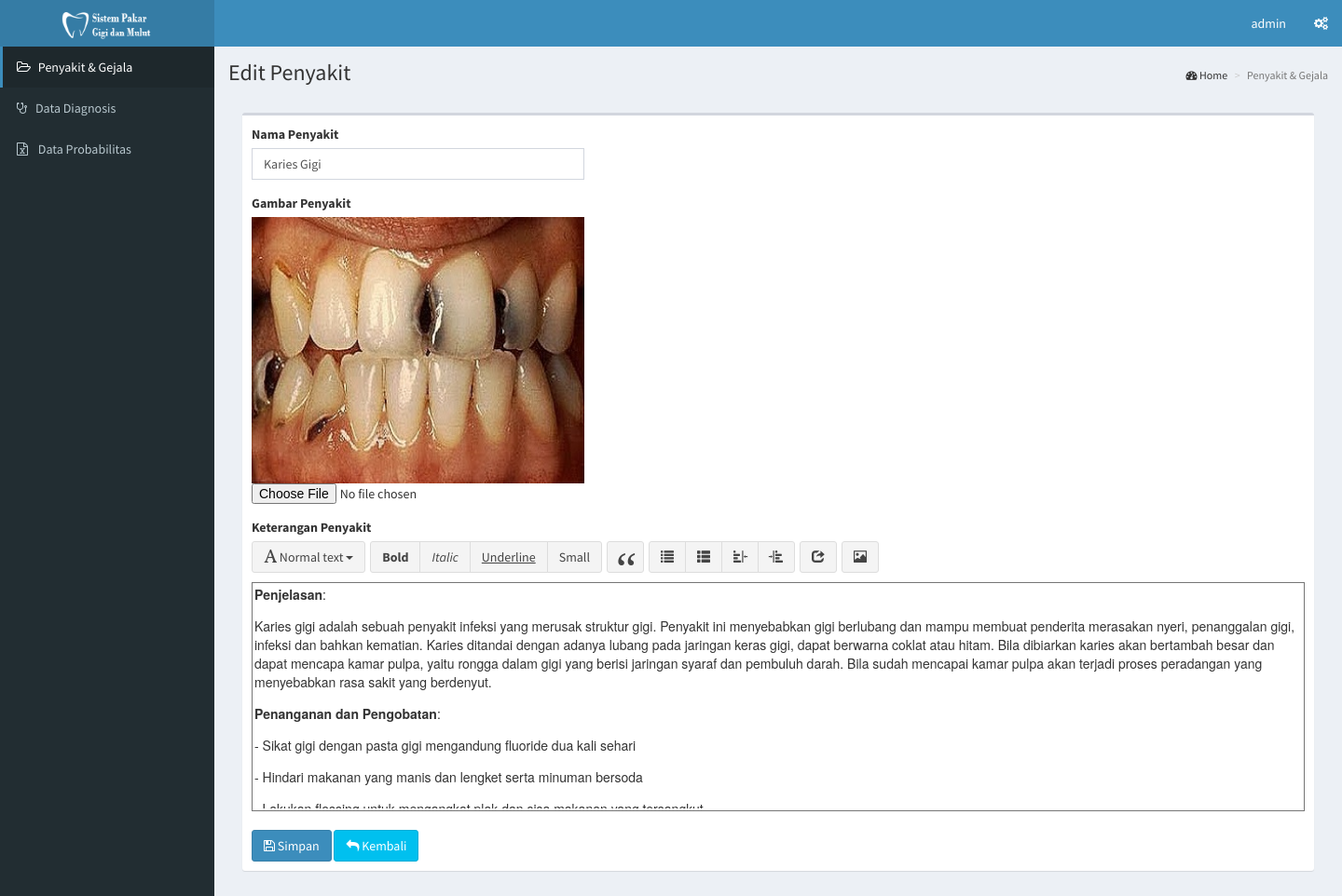
Screenshot of /admin/home.php?c=penyakit&m=editpenyakit&id=1 (signed in) with the database file from the repository.
### tables this page shows
CREATE TABLE IF NOT EXISTS `penyakit` (
  `id_penyakit` int(11) NOT NULL AUTO_INCREMENT,
  `nama` varchar(50) NOT NULL,
  `keterangan` longtext NOT NULL,
  `gambar` text NOT NULL,
  PRIMARY KEY (`id_penyakit`)
);

### controllers/penyakit.php (called while the page is built, shortened)
<?php
class Penyakit extends BaseController {
	public static function editpenyakit() {
		$id = @$_GET['id'];
        if ($id) {
            $data = Database::getSingle("
                SELECT *
                FROM penyakit
                WHERE id_penyakit = {$id}");
        }
        return array('penyakit/edit_penyakit', compact('data'));
    }
}

### helper/database.php (called while the page is built, shortened)
<?php
class Database {
    private static $_host = '127.0.0.1';
    private static $_user = 'root';
    private static $_pass = '';
    private static $_db;
    public static function init() {
        if (!self::$_db) {
            self::$_db = new mysqli(self::$_host, self::$_user, self::$_pass);
        }
    }
    public static function query($q) {
        return self::$_db->query($q);
    }
    public static function getSingle($q) {
        return @self::get($q)[0];
    }
    public static function get($q) {
        $t = self::query($q);
        $r = array();
        while ($v = $t->fetch_object()) {
            $r[] = $v;
        }
        return $r;
    }
}

### views/penyakit/edit_penyakit.php (the view, shortened to what this page needs)
<section class="content-header">
    <h1>
        Edit Penyakit
    </h1>
	<ol class="breadcrumb">
        <li><i class="fa fa-dashboard"></i> Home</a></li>
        <li class="active">Penyakit & Gejala</li>
    </ol>
</section>
<section class="content">
    <div class="box box-default">
        <form role="form" method="post" id="mainForm" action="" enctype="multipart/form-data">
            <div class="box-body">
                <div class="row">
                    <div class="col-sm-4">
                        <div class="form-group">
                            <label>Nama Penyakit</label>
                            <input type="text" name="data[nama]" class="form-control" value="<?= @$data->nama ?>" />
                        </div>
                    </div>
                </div>
				<div class="row">
					<div class="col-sm-4">
						<div class="form-group">
							 <label>Gambar Penyakit</label>
							 <?php if(@$data->gambar) : ?>
							 <img src="<?= $path . $data->gambar ?>" width="100%" />
							 <?php endif; ?>
							 <input type="file" name="gambar" class="" />
						</div>
					</div>
				</div>
				<div class="row">
                    <div class="col-sm-12">
                        <div class="form-group">
                            <label>Keterangan Penyakit</label>
                        </div>
                    </div>
                </div>
                <div class="row">
                    <div class="col-sm-4">
                        <button type="submit" class="btn btn-primary"><i class="fa fa-save"></i> Simpan</button>
                        <a class="btn btn-info" href="?c=penyakit&m=index"><i class="fa fa-reply"></i> Kembali</a>
                    </div>
                </div>
            </div>
        </form>
    </div>
</section>

### rows the page displays
penyakit: nama "Karies Gigi", gambar (picture)

### other values shown
$_SESSION['admin']->username "admin"
